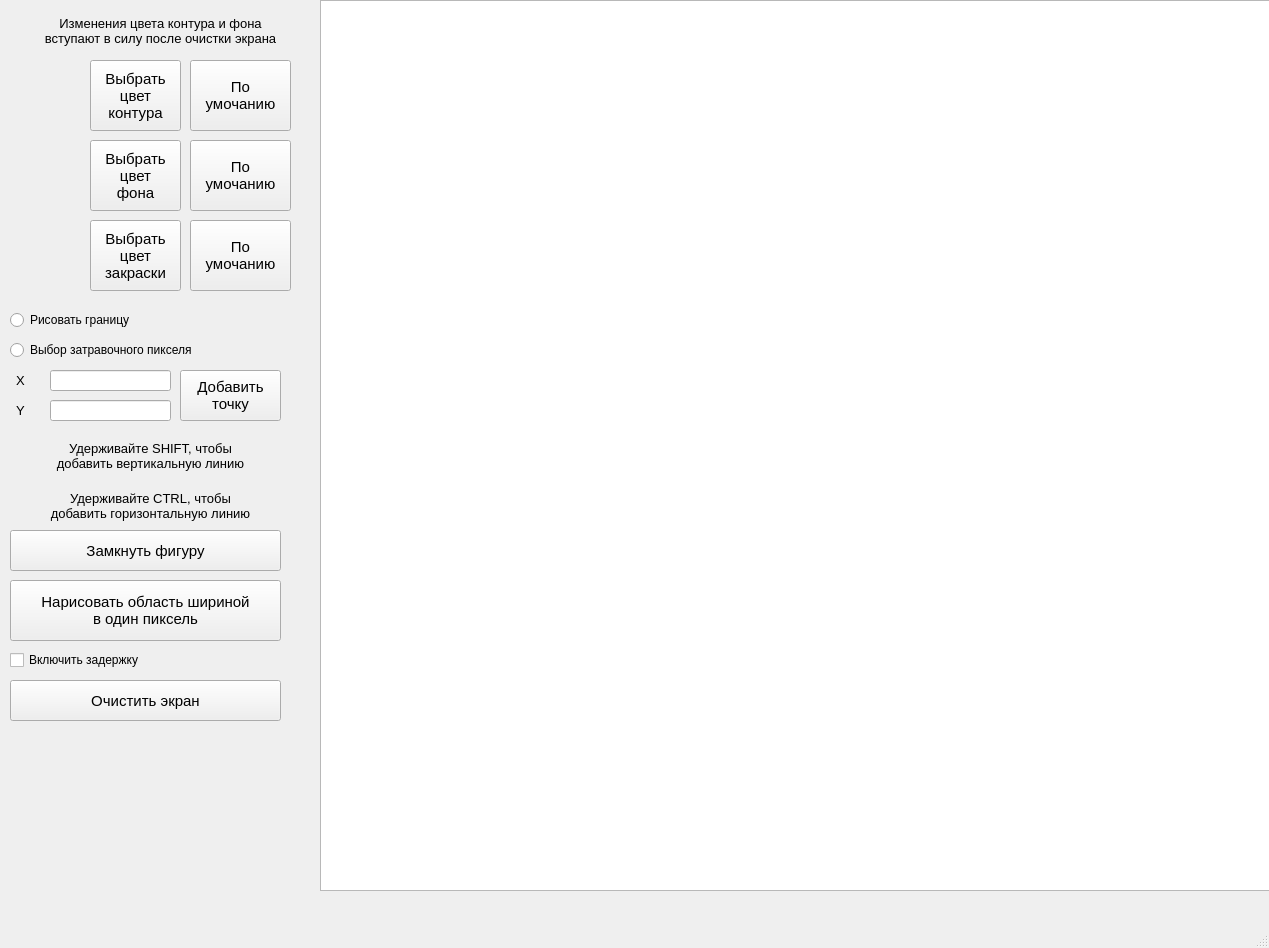
<?xml version="1.0" encoding="UTF-8"?>
<ui version="4.0">
 <class>MainWindow</class>
 <widget class="QMainWindow" name="MainWindow">
  <property name="geometry">
   <rect>
    <x>0</x>
    <y>0</y>
    <width>1269</width>
    <height>948</height>
   </rect>
  </property>
  <property name="windowTitle">
   <string>Лабораторная работа #6</string>
  </property>
  <widget class="QWidget" name="centralwidget">
   <widget class="QGraphicsView" name="graphicsView">
    <property name="geometry">
     <rect>
      <x>320</x>
      <y>0</y>
      <width>951</width>
      <height>891</height>
     </rect>
    </property>
   </widget>
   <widget class="QLabel" name="color_ind_edge">
    <property name="geometry">
     <rect>
      <x>10</x>
      <y>60</y>
      <width>71</width>
      <height>71</height>
     </rect>
    </property>
    <property name="autoFillBackground">
     <bool>false</bool>
    </property>
    <property name="text">
     <string/>
    </property>
    <property name="alignment">
     <set>Qt::AlignCenter</set>
    </property>
    <property name="textInteractionFlags">
     <set>Qt::NoTextInteraction</set>
    </property>
   </widget>
   <widget class="QPushButton" name="but_color_edge">
    <property name="geometry">
     <rect>
      <x>90</x>
      <y>60</y>
      <width>91</width>
      <height>71</height>
     </rect>
    </property>
    <property name="font">
     <font>
      <pointsize>11</pointsize>
     </font>
    </property>
    <property name="text">
     <string>Выбрать
цвет
контура</string>
    </property>
   </widget>
   <widget class="QLineEdit" name="line_x">
    <property name="geometry">
     <rect>
      <x>50</x>
      <y>370</y>
      <width>121</width>
      <height>21</height>
     </rect>
    </property>
    <property name="font">
     <font>
      <pointsize>10</pointsize>
     </font>
    </property>
    <property name="alignment">
     <set>Qt::AlignCenter</set>
    </property>
   </widget>
   <widget class="QPushButton" name="but_color_bg">
    <property name="geometry">
     <rect>
      <x>90</x>
      <y>140</y>
      <width>91</width>
      <height>71</height>
     </rect>
    </property>
    <property name="font">
     <font>
      <pointsize>11</pointsize>
     </font>
    </property>
    <property name="text">
     <string>Выбрать
цвет
фона</string>
    </property>
   </widget>
   <widget class="QPushButton" name="but_color_edge_def">
    <property name="geometry">
     <rect>
      <x>190</x>
      <y>60</y>
      <width>101</width>
      <height>71</height>
     </rect>
    </property>
    <property name="font">
     <font>
      <pointsize>11</pointsize>
     </font>
    </property>
    <property name="text">
     <string>По
умочанию</string>
    </property>
   </widget>
   <widget class="QLabel" name="color_ind_bg">
    <property name="geometry">
     <rect>
      <x>10</x>
      <y>140</y>
      <width>71</width>
      <height>71</height>
     </rect>
    </property>
    <property name="autoFillBackground">
     <bool>true</bool>
    </property>
    <property name="text">
     <string/>
    </property>
    <property name="alignment">
     <set>Qt::AlignCenter</set>
    </property>
    <property name="textInteractionFlags">
     <set>Qt::NoTextInteraction</set>
    </property>
   </widget>
   <widget class="QPushButton" name="but_color_bg_def">
    <property name="geometry">
     <rect>
      <x>190</x>
      <y>140</y>
      <width>101</width>
      <height>71</height>
     </rect>
    </property>
    <property name="font">
     <font>
      <pointsize>11</pointsize>
     </font>
    </property>
    <property name="text">
     <string>По
умочанию</string>
    </property>
   </widget>
   <widget class="QLabel" name="color_ind_fill">
    <property name="geometry">
     <rect>
      <x>10</x>
      <y>220</y>
      <width>71</width>
      <height>71</height>
     </rect>
    </property>
    <property name="autoFillBackground">
     <bool>true</bool>
    </property>
    <property name="text">
     <string/>
    </property>
    <property name="alignment">
     <set>Qt::AlignCenter</set>
    </property>
    <property name="textInteractionFlags">
     <set>Qt::NoTextInteraction</set>
    </property>
   </widget>
   <widget class="QPushButton" name="but_color_fill">
    <property name="geometry">
     <rect>
      <x>90</x>
      <y>220</y>
      <width>91</width>
      <height>71</height>
     </rect>
    </property>
    <property name="font">
     <font>
      <pointsize>11</pointsize>
     </font>
    </property>
    <property name="text">
     <string>Выбрать
цвет
закраски</string>
    </property>
   </widget>
   <widget class="QPushButton" name="but_color_fill_def">
    <property name="geometry">
     <rect>
      <x>190</x>
      <y>220</y>
      <width>101</width>
      <height>71</height>
     </rect>
    </property>
    <property name="font">
     <font>
      <pointsize>11</pointsize>
     </font>
    </property>
    <property name="text">
     <string>По
умочанию</string>
    </property>
   </widget>
   <widget class="QLabel" name="lab_x">
    <property name="geometry">
     <rect>
      <x>0</x>
      <y>370</y>
      <width>41</width>
      <height>21</height>
     </rect>
    </property>
    <property name="font">
     <font>
      <pointsize>10</pointsize>
     </font>
    </property>
    <property name="text">
     <string>X</string>
    </property>
    <property name="alignment">
     <set>Qt::AlignCenter</set>
    </property>
   </widget>
   <widget class="QLabel" name="lab_y">
    <property name="geometry">
     <rect>
      <x>0</x>
      <y>400</y>
      <width>41</width>
      <height>21</height>
     </rect>
    </property>
    <property name="font">
     <font>
      <pointsize>10</pointsize>
     </font>
    </property>
    <property name="text">
     <string>Y</string>
    </property>
    <property name="alignment">
     <set>Qt::AlignCenter</set>
    </property>
   </widget>
   <widget class="QLineEdit" name="line_y">
    <property name="geometry">
     <rect>
      <x>50</x>
      <y>400</y>
      <width>121</width>
      <height>21</height>
     </rect>
    </property>
    <property name="font">
     <font>
      <pointsize>10</pointsize>
     </font>
    </property>
    <property name="alignment">
     <set>Qt::AlignCenter</set>
    </property>
   </widget>
   <widget class="QPushButton" name="but_add_dot">
    <property name="geometry">
     <rect>
      <x>180</x>
      <y>370</y>
      <width>101</width>
      <height>51</height>
     </rect>
    </property>
    <property name="font">
     <font>
      <pointsize>11</pointsize>
     </font>
    </property>
    <property name="text">
     <string>Добавить
точку</string>
    </property>
   </widget>
   <widget class="QPushButton" name="but_close">
    <property name="geometry">
     <rect>
      <x>10</x>
      <y>530</y>
      <width>271</width>
      <height>41</height>
     </rect>
    </property>
    <property name="font">
     <font>
      <pointsize>11</pointsize>
     </font>
    </property>
    <property name="text">
     <string>Замкнуть фигуру</string>
    </property>
   </widget>
   <widget class="QLabel" name="lab_centre_4">
    <property name="geometry">
     <rect>
      <x>0</x>
      <y>430</y>
      <width>301</width>
      <height>51</height>
     </rect>
    </property>
    <property name="font">
     <font>
      <pointsize>10</pointsize>
     </font>
    </property>
    <property name="text">
     <string>Удерживайте SHIFT, чтобы
добавить вертикальную линию</string>
    </property>
    <property name="alignment">
     <set>Qt::AlignCenter</set>
    </property>
   </widget>
   <widget class="QLabel" name="lab_centre_5">
    <property name="geometry">
     <rect>
      <x>0</x>
      <y>480</y>
      <width>301</width>
      <height>51</height>
     </rect>
    </property>
    <property name="font">
     <font>
      <pointsize>10</pointsize>
     </font>
    </property>
    <property name="text">
     <string>Удерживайте CTRL, чтобы
добавить горизонтальную линию</string>
    </property>
    <property name="alignment">
     <set>Qt::AlignCenter</set>
    </property>
   </widget>
   <widget class="QPushButton" name="but_clear">
    <property name="geometry">
     <rect>
      <x>10</x>
      <y>680</y>
      <width>271</width>
      <height>41</height>
     </rect>
    </property>
    <property name="font">
     <font>
      <pointsize>11</pointsize>
     </font>
    </property>
    <property name="text">
     <string>Очистить экран</string>
    </property>
   </widget>
   <widget class="QCheckBox" name="checkBox">
    <property name="geometry">
     <rect>
      <x>10</x>
      <y>650</y>
      <width>151</width>
      <height>20</height>
     </rect>
    </property>
    <property name="text">
     <string>Включить задержку</string>
    </property>
   </widget>
   <widget class="QLabel" name="lab_centre_6">
    <property name="geometry">
     <rect>
      <x>10</x>
      <y>0</y>
      <width>301</width>
      <height>61</height>
     </rect>
    </property>
    <property name="font">
     <font>
      <pointsize>10</pointsize>
     </font>
    </property>
    <property name="text">
     <string>Изменения цвета контура и фона
вступают в силу после очистки экрана</string>
    </property>
    <property name="alignment">
     <set>Qt::AlignCenter</set>
    </property>
   </widget>
   <widget class="QRadioButton" name="rad_edge">
    <property name="geometry">
     <rect>
      <x>10</x>
      <y>310</y>
      <width>201</width>
      <height>20</height>
     </rect>
    </property>
    <property name="text">
     <string>Рисовать границу</string>
    </property>
   </widget>
   <widget class="QRadioButton" name="rad_dot">
    <property name="geometry">
     <rect>
      <x>10</x>
      <y>340</y>
      <width>241</width>
      <height>20</height>
     </rect>
    </property>
    <property name="text">
     <string>Выбор затравочного пикселя</string>
    </property>
   </widget>
   <widget class="QPushButton" name="but_close_2">
    <property name="geometry">
     <rect>
      <x>10</x>
      <y>580</y>
      <width>271</width>
      <height>61</height>
     </rect>
    </property>
    <property name="font">
     <font>
      <pointsize>11</pointsize>
     </font>
    </property>
    <property name="text">
     <string>Нарисовать область шириной
в один пиксель</string>
    </property>
   </widget>
  </widget>
  <widget class="QMenuBar" name="menubar">
   <property name="geometry">
    <rect>
     <x>0</x>
     <y>0</y>
     <width>1269</width>
     <height>26</height>
    </rect>
   </property>
  </widget>
  <widget class="QStatusBar" name="statusbar"/>
 </widget>
 <resources/>
 <connections/>
</ui>
